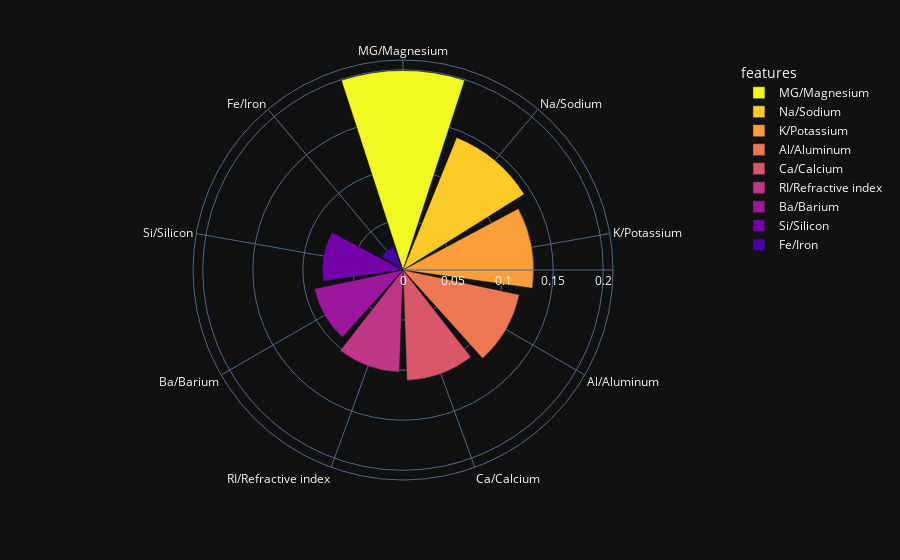

Notebook code for this chart:
### Markdown cell above
Features Importances: we can see that MG/Magnesium is the most important feature.

### Code cell
df_glass_1 = df_glass.drop('Type', axis=1)
d = {'features':df_glass_1.columns,'FI':feat_imp}
df = pd.DataFrame(d)
df = df.sort_values(by='FI', ascending=0)
fig = px.bar_polar(df, r="FI", theta="features",
                   color="features", template="plotly_dark",
                   color_discrete_sequence= px.colors.sequential.Plasma_r)
fig.show()

### Figure 1 — Plotly figure (JSON) as saved in the notebook; plotly's stock layout.template omitted (floating-point values rounded to 4 significant figures)
{"data": [{"hovertemplate": "features=%{theta}<br>FI=%{r}<extra></extra>", "legendgroup": "MG/Magnesium", "marker": {"color": "#f0f921", "pattern": {"shape": ""}}, "name": "MG/Magnesium", "r": [0.1993], "showlegend": true, "subplot": "polar", "theta": ["MG/Magnesium"], "type": "barpolar"}, {"hovertemplate": "features=%{theta}<br>FI=%{r}<extra></extra>", "legendgroup": "Na/Sodium", "marker": {"color": "#fdca26", "pattern": {"shape": ""}}, "name": "Na/Sodium", "r": [0.1428], "showlegend": true, "subplot": "polar", "theta": ["Na/Sodium"], "type": "barpolar"}, {"hovertemplate": "features=%{theta}<br>FI=%{r}<extra></extra>", "legendgroup": "K/Potassium", "marker": {"color": "#fb9f3a", "pattern": {"shape": ""}}, "name": "K/Potassium", "r": [0.1306], "showlegend": true, "subplot": "polar", "theta": ["K/Potassium"], "type": "barpolar"}, {"hovertemplate": "features=%{theta}<br>FI=%{r}<extra></extra>", "legendgroup": "Al/Aluminum", "marker": {"color": "#ed7953", "pattern": {"shape": ""}}, "name": "Al/Aluminum", "r": [0.1189], "showlegend": true, "subplot": "polar", "theta": ["Al/Aluminum"], "type": "barpolar"}, {"hovertemplate": "features=%{theta}<br>FI=%{r}<extra></extra>", "legendgroup": "Ca/Calcium", "marker": {"color": "#d8576b", "pattern": {"shape": ""}}, "name": "Ca/Calcium", "r": [0.1104], "showlegend": true, "subplot": "polar", "theta": ["Ca/Calcium"], "type": "barpolar"}, {"hovertemplate": "features=%{theta}<br>FI=%{r}<extra></extra>", "legendgroup": "RI/Refractive index", "marker": {"color": "#bd3786", "pattern": {"shape": ""}}, "name": "RI/Refractive index", "r": [0.1021], "showlegend": true, "subplot": "polar", "theta": ["RI/Refractive index"], "type": "barpolar"}, {"hovertemplate": "features=%{theta}<br>FI=%{r}<extra></extra>", "legendgroup": "Ba/Barium", "marker": {"color": "#9c179e", "pattern": {"shape": ""}}, "name": "Ba/Barium", "r": [0.09041], "showlegend": true, "subplot": "polar", "theta": ["Ba/Barium"], "type": "barpolar"}, {"hovertemplate": "features=%{theta}<br>FI=%{r}<extra></extra>", "legendgroup": "Si/Silicon", "marker": {"color": "#7201a8", "pattern": {"shape": ""}}, "name": "Si/Silicon", "r": [0.08041], "showlegend": true, "subplot": "polar", "theta": ["Si/Silicon"], "type": "barpolar"}, {"hovertemplate": "features=%{theta}<br>FI=%{r}<extra></extra>", "legendgroup": "Fe/Iron", "marker": {"color": "#46039f", "pattern": {"shape": ""}}, "name": "Fe/Iron", "r": [0.02521], "showlegend": true, "subplot": "polar", "theta": ["Fe/Iron"], "type": "barpolar"}], "layout": {"barmode": "relative", "legend": {"title": {"text": "features"}, "tracegroupgap": 0}, "margin": {"t": 60}, "polar": {"angularaxis": {"categoryarray": ["MG/Magnesium", "Na/Sodium", "K/Potassium", "Al/Aluminum", "Ca/Calcium", "RI/Refractive index", "Ba/Barium", "Si/Silicon", "Fe/Iron"], "categoryorder": "array", "direction": "clockwise", "rotation": 90}, "domain": {"x": [0, 1], "y": [0, 1]}}}}
